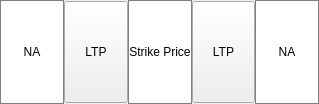
<?xml version="1.0" encoding="UTF-8"?>
<ui version="4.0">
 <class>Row</class>
 <widget class="QWidget" name="Row">
  <property name="geometry">
   <rect>
    <x>0</x>
    <y>0</y>
    <width>319</width>
    <height>104</height>
   </rect>
  </property>
  <property name="maximumSize">
   <size>
    <width>16777215</width>
    <height>104</height>
   </size>
  </property>
  <property name="windowTitle">
   <string>Form</string>
  </property>
  <property name="styleSheet">
   <string notr="true">QWidget{
	margin: 0px;
}

QLabel{
	border: 1px solid grey;
	background-color: white;
}

QPushButton{
	height: 100%;
}</string>
  </property>
  <layout class="QHBoxLayout" name="horizontalLayout_2">
   <property name="spacing">
    <number>0</number>
   </property>
   <property name="leftMargin">
    <number>0</number>
   </property>
   <property name="topMargin">
    <number>0</number>
   </property>
   <property name="rightMargin">
    <number>0</number>
   </property>
   <property name="bottomMargin">
    <number>0</number>
   </property>
   <item>
    <layout class="QHBoxLayout" name="horizontalLayout">
     <property name="spacing">
      <number>0</number>
     </property>
     <property name="sizeConstraint">
      <enum>QLayout::SetMinimumSize</enum>
     </property>
     <item>
      <widget class="QLabel" name="lCallOIChange">
       <property name="text">
        <string>NA</string>
       </property>
       <property name="alignment">
        <set>Qt::AlignCenter</set>
       </property>
      </widget>
     </item>
     <item>
      <widget class="QPushButton" name="pbCall">
       <property name="text">
        <string>LTP</string>
       </property>
      </widget>
     </item>
     <item>
      <widget class="QLabel" name="lStrikePrice">
       <property name="maximumSize">
        <size>
         <width>16777215</width>
         <height>16777215</height>
        </size>
       </property>
       <property name="text">
        <string>Strike Price</string>
       </property>
       <property name="alignment">
        <set>Qt::AlignCenter</set>
       </property>
      </widget>
     </item>
     <item>
      <widget class="QPushButton" name="pbPut">
       <property name="styleSheet">
        <string notr="true">height: 100%</string>
       </property>
       <property name="text">
        <string>LTP</string>
       </property>
      </widget>
     </item>
     <item>
      <widget class="QLabel" name="lPutOIChange">
       <property name="text">
        <string>NA</string>
       </property>
       <property name="alignment">
        <set>Qt::AlignCenter</set>
       </property>
      </widget>
     </item>
    </layout>
   </item>
  </layout>
 </widget>
 <resources/>
 <connections/>
</ui>
